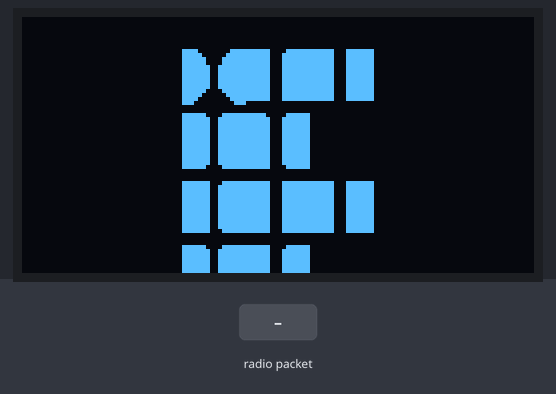
This sketch was run on a simulated ESP32. On the bench: 128×64 one-colour display. The test bench sets the inputs (shaded band). What the sketch prints to the serial monitor is not drawn.

Above: at 3.5 s.
3.6 s: radio packet "5" arrives
At 4.8 s:
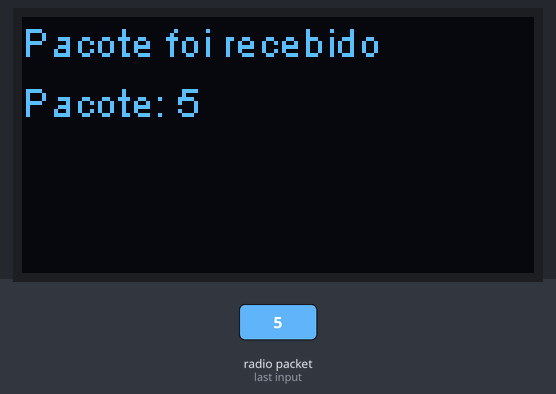
5.1 s: radio packet "90" arrives
At 6.0 s:
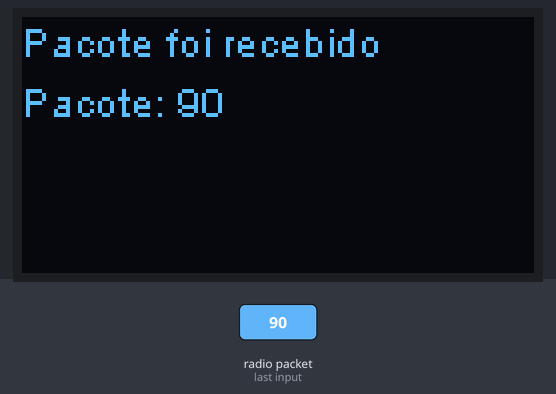
6.6 s: radio packet "200" arrives
At 7.2 s:
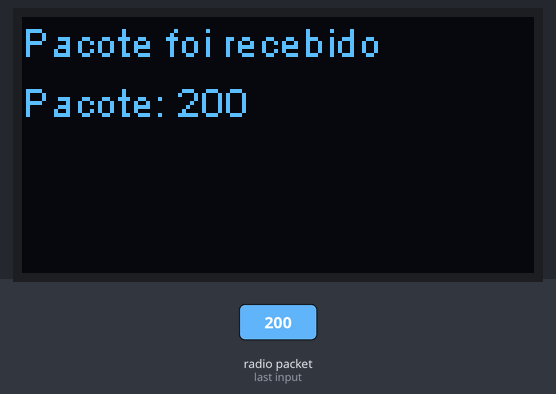
Timing chart, 0 to 9.6 s (numbered marks = the images above; inputs shaded):
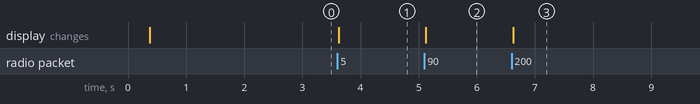

The sketch:

ReceptorLoRaOLED.ino
```cpp
#include "heltec.h"
#include "images.h"

#define BAND 433E6 //Define a frequência de operação de seu dispositivo

int tamPacote=0;
int txPower = 17; //Ganho de potência na transmissão
int spreadingFactor = 11; //Fator de espalhamento. Note que para haver comunicação, ambos dispositivos Sender e Receiver precisam estar operando com o mesmo fator.
//Caso deseje mudar o fator de espalhamento, basta enviar um pacote com o Sender com o valor desejado, por exemplo: 10. Dessa forma, o receiver ajustará o valor de seu fator de espalhamento.

void logoIFSC() //Ao iniciar, exibe o logo do Intituto Federal
{
  Heltec.display->clear();
  Heltec.display->drawXbm(0,5,128,64,IFSC);
  Heltec.display->display();
  delay(2000);
  Heltec.display->clear();
}

void imprimirOLED(String msg)
{
  Heltec.display->clear();
  Heltec.display->drawString(0,0,"Pacote foi recebido");
  Heltec.display->drawString(0,15,"Pacote: "+ msg); //0 - posição no eixo X, 15 posição no eixo Y
  Heltec.display->display();
}

void setup() {
  Heltec.begin(true, true, true, true, BAND); //Heltec.begin(Display, LoRa, Serial, Registrador PABOOST, Frequência);
  Serial.begin(9600);
  LoRa.setTxPower(txPower,RF_PACONFIG_PASELECT_PABOOST); //Define o ganho de potência em dBm definido no início do código
  LoRa.setSpreadingFactor(spreadingFactor); //Define o fator de espalhamento com o valor definido no início do código (7 ~ 12)
  LoRa.setCodingRate4(5); //Define a taxa de código da comunicação, valores vão de 5 até 8
  Heltec.display->init(); //Inicia o display da placa
  Heltec.display->flipScreenVertically();
  Heltec.display->setFont(ArialMT_Plain_10);
  logoIFSC(); //Exibe o logo do Institulo Federal, caso deseje pode ser alterado no arquivo images.h
  LoRa.receive(); //Coloca o dispositivo em recepção contínua, sempre aguardando um pacote.
}

void enviaResposta(String pacote)
{
  LoRa.beginPacket(); //Começa a sequencia para enviar algum pacote
  LoRa.setTxPower(txPower,RF_PACONFIG_PASELECT_PABOOST); //Configura o ganho de acordo com a variável que recebeu no pacote enviado pelo Sender.
  LoRa.setSpreadingFactor(spreadingFactor); //Configura o fator de espalhamento caso um número de 7 a 12 tenha sido enviado pelo Sender. Note que após configurar o fator de espalhamento, deve-se alterar para o mesmo valor no Sender para que haja novamente comunicação.
  LoRa.print(pacote); //Envia o pacote novamente ao Sender, onde fará a verificação.
  Serial.println("Pacote enviado: " + pacote);
  LoRa.endPacket(); //Finaliza a sequencia de enviar pacote, continuando a esperar por outro pacote.
  //Não consegue receber pacotes enquanto estiver enviando
}

void onReceive(int tamanhoPacote)
{
  String pacote = ""; //Variável criada dentro da função para ser preenchida toda vez que houver uma chamada na função onReceive().
  if(tamanhoPacote) //Verifica se realmente recebeu um pacote
  {
    while(LoRa.available()) //Continuará fazendo até chegar ao final do pacote.
    {
      pacote += (char)LoRa.read(); //Preenche a String pacote com as letras da mensagem recebida.
    }

    if(tamanhoPacote<=2) //Caso deseje enviar com o Sender um pacote com apenas um número de 7 a 12 para que seja o novo fator de espalhamento.
    {
      spreadingFactor = pacote.toInt();
    }else //Caso a mensagem for maior, irá verificar qual o numerador do pacote, que corresponde ao ganho em potência da transmissão sendo utilizado.
    {
      txPower = pacote.toInt();
    }
    //Imprime os dados desejados no Serial
    Serial.print("Pacote: " + pacote);
    Serial.print(" | txPOWER:  " + (String)txPower);
    Serial.print(" | Tamanho pacote: " + (String)tamanhoPacote);
    Serial.println(" | Fator de espalhamento: " + (String)spreadingFactor);
    //Imprime o pacote recebido no display do ESP32
    imprimirOLED(pacote);

    delay(10);
    enviaResposta(pacote); //Envia o pacote recebido para que o Sender possa comparar com a última mensagem que foi enviada.
    }
  }


void loop() {
  onReceive(LoRa.parsePacket()); //Caso o dispositivo receba um pacote, será executada esta função. LoRa.parsePacket() retorna o tamanho do pacote recebido.
}
```

Source omitted: images.h (data table, 12212 bytes)

Measured:
- after the input at 3.6 s, the display: changes at once (image 1)
- after the input at 5.1 s, the display: changes at once (image 2)
- after the input at 6.6 s, the display: changes at once (image 3)
